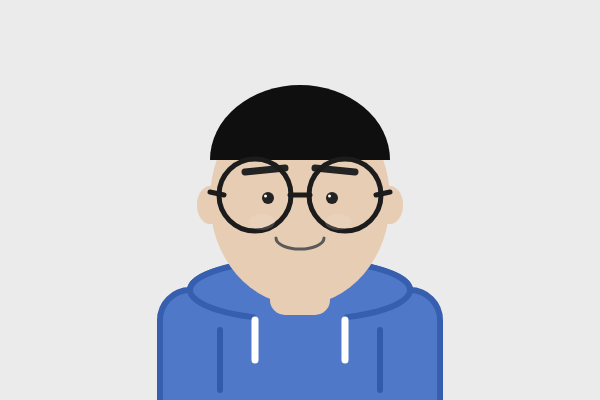
Frame 1 (no input)
Frame 2 (the mouse pressed at the canvas centre, redrawn once): identical to frame 1, image omitted

The p5.js sketch that drew this single still picture (run headless with seeded random() and noise() and a simulated clock; the mouse was pressed at the canvas centre and the sketch redrawn once):

// p5.js sketch
// ── sketch.js
function setup() {
  createCanvas(600, 400);
  noLoop();
}

function draw() {
  background(235);

  // ===== 팔레트 =====
  const skin  = color(230, 205, 180);
  const hair  = color(15);
  const hairShadow = color(0, 0, 0, 25);
  const glass = color(28);
  const hoodie = color(80, 120, 200);
  const hoodieDark = color(55, 95, 175);
  const seam = color(40, 80, 160, 180);
  const cord      = color(20, 30, 90);    

  // ===== 후드(몸통 뒤 배경) =====
  stroke(hoodieDark);
  strokeWeight(6);
  fill(hoodie);
  rect(160, 290, 280, 140, 30);                 // 몸통
  fill(hoodie);                                  // 후드(목 뒤)
  arc(300, 290, 220, 60, PI, TWO_PI, CHORD);

  // 후드 외곽선을 살짝 넣어 머리와 구분
  stroke(hoodieDark);
  strokeWeight(6);
  fill(hoodie);
  arc(300, 290, 220, 60, 150 * PI / 180, 390 * PI / 180, OPEN);
  noStroke();

  // 소매/팔 구분(은은)
  stroke(seam);
  strokeWeight(6);
  line(220, 330, 220, 390);   // 왼팔
  line(380, 330, 380, 390);   // 오른팔
  noStroke();

  // ===== 목 =====
  fill(skin);
  rect(270, 260, 60, 55, 15);   

  // 목 윗부분에 살짝 그림자(단순화)
  noStroke();
  fill(0, 0, 0, 30);            // 연한 회색 그림자
  arc(300, 260, 80, 20, 0, PI, CHORD);

  // ===== 얼굴 =====
  fill(skin);
  ellipse(300, 200, 180, 210);

  // ===== 머리 (투블럭) =====
  // 윗머리
  fill(hair);
  arc(300, 160, 180, 150, PI, 0, CHORD);



  // 언더컷 경계 '컷팅' (피부색으로 잘라 직선 라인 만들기)
  fill(skin);
  rect(240, 165, 18, 90, 4);   // 왼쪽 컷
  rect(342, 165, 18, 90, 4);   // 오른쪽 컷


  // ===== 귀 (머리 위로 올려서 보이게) =====
  fill(skin);
  ellipse(210, 205, 26, 38);
  ellipse(390, 205, 26, 38);

  // ===== 눈썹 =====
  stroke(35);
  strokeWeight(7);
  line(245, 172, 285, 168);
  line(315, 168, 355, 172);

  // ===== 안경 =====
  stroke(glass);
  strokeWeight(5);
  noFill();
  const R = 36;
  ellipse(255, 195, R*2, R*2);
  ellipse(345, 195, R*2, R*2);
  line(290, 195, 310, 195);
  // 템플
  line(224, 195, 210, 192);
  line(376, 195, 390, 192);

  // ===== 눈 =====
  noStroke();
  fill(35);
  ellipse(268, 198, 12, 12);
  ellipse(332, 198, 12, 12);
  fill(255);
  ellipse(265.5, 196, 3, 3);
  ellipse(329.5, 196, 3, 3);

  // ===== 입 =====
  stroke(90);
  strokeWeight(3);
  noFill();
  arc(300, 238, 48, 22, 0, PI);

  // ===== 볼터치 =====
  noStroke();
  fill(255, 230, 220, 45);
  ellipse(262, 222, 26, 16);
  ellipse(338, 222, 26, 16);

  // ===== 후드 끈 =====
  stroke(255,255,255);
  strokeWeight(7);
  line(255, 320, 255, 360);
  line(345, 320, 345, 360);
  noStroke();
}
